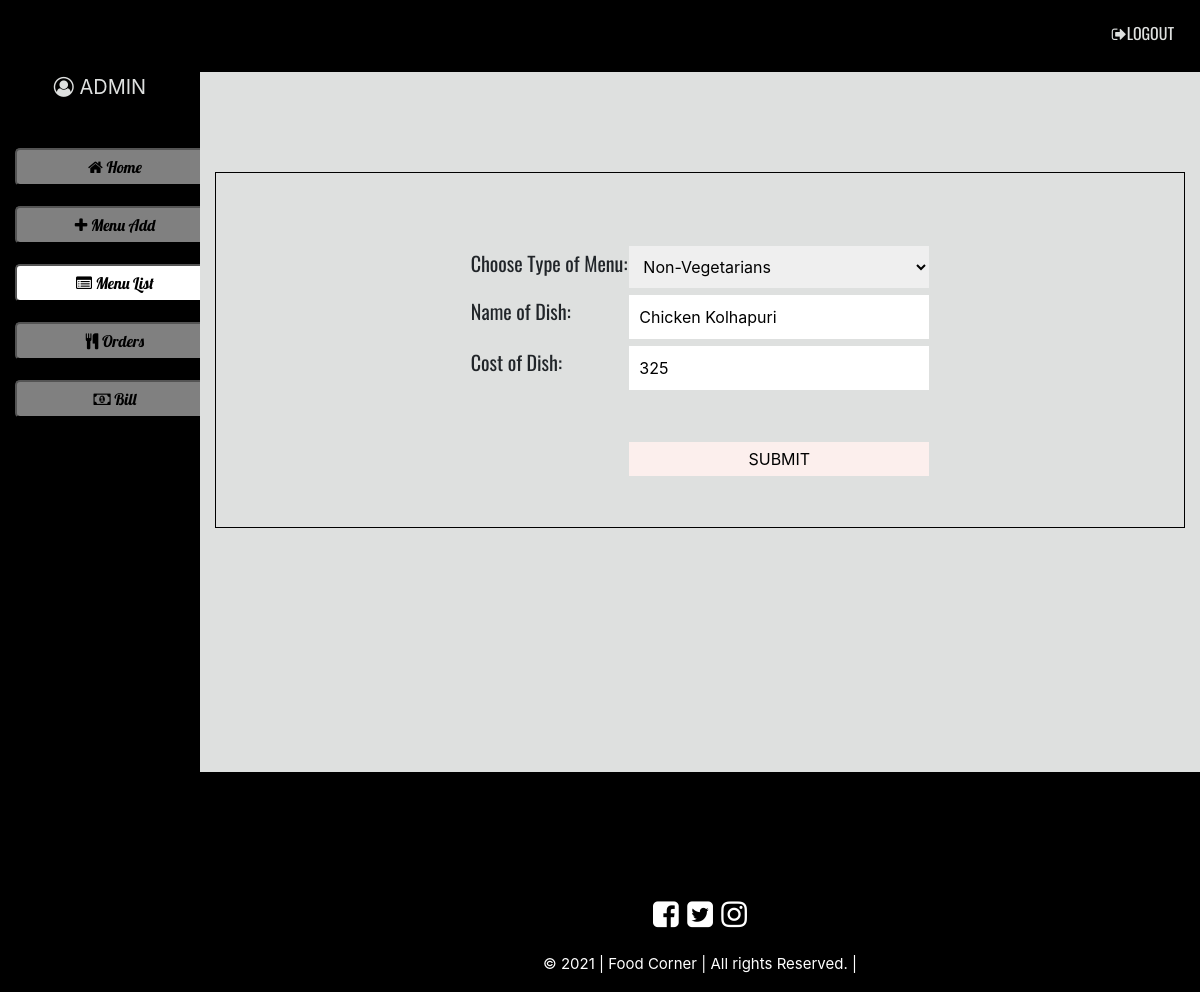
The app's page /admin/EditMenu.php?edit=2 (signed in) with its own data.
### tables this page shows
CREATE TABLE `menu` (
  `menu_id` int(4) NOT NULL,
  `dish_name` varchar(100) DEFAULT NULL,
  `dish_cost` varchar(5) DEFAULT NULL,
  `dish_type` varchar(1) DEFAULT NULL
);

### admin/EditMenu.php (the view, shortened to what this page needs)
<?php
  if(isset($_SESSION['adm'])){
   $id = $_GET['edit'];
  }
  else {
    header('Location: menulist.php');
        exit();
  }
 ?>
 <!DOCTYPE html>
<html lang="en" dir="ltr">
<head>
  <link rel="stylesheet" href="../css/bootstrap-4.5.3/bootstrap-4.5.3/dist/css/bootstrap.min.css">
  <link rel="stylesheet" href="../css/bootstrap-4.5.3/bootstrap-4.5.3/dist/css/bootstrap.css">
  <link rel="stylesheet" href="https://stackpath.bootstrapcdn.com/font-awesome/4.7.0/css/font-awesome.min.css">
  <link rel="stylesheet" href="../css/main.css">
</head>
  <body>
    <div class="desktop">
      <div class="navi" style="padding-top:0px;background-color: rgba(0, 0, 0, 0.5);padding-bottom:10px;">
        <ul style="text-align:right;font-family: Oswald;padding-top:20px;">
        <li>
          <form action="includes/logout.php" method="post" style="display:inline">
            <button type="submit" class="listelement" name="logout" style="text-decoration:none;background-color:transparent;border:none;outline:none;color:#dee0df;"><i class="fa fa-sign-out" aria-hidden="true"></i>LOGOUT</button>
          </form>
        </li>
        </ul>
      </div>
    <div class="mainbody">
      <div class="container-fluid">
      <div class="row">
        <div class="col-2" style="height:700px;">
          <p style="text-align:center;color:#dee0df;font-size:20px;padding-bottom:30px;"><i class="fa fa-user-circle-o" aria-hidden="true"></i> ADMIN</p>
          <center><a href="index.php"><button type="button" class="mbtn" style="outline:none;"><i class="fa fa-home" aria-hidden="true"></i> Home</button></a></center>
          <center><a href="menuadd.php"><button type="button" class="mbtn" style="outline:none;"><i class="fa fa-plus" aria-hidden="true"></i> Menu Add</button></a></center>
          <center><a href="menulist.php"><button type="button" class="mbtn act" style="outline:none;"><i class="fa fa-list-alt" aria-hidden="true"></i> Menu List</button></a></center>
          <center><a href="order.php"><button type="button" class="mbtn" style="outline:none;"><i class="fa fa-cutlery" aria-hidden="true"></i> Orders</button></a></center>
          <center><a href="bill.php"><button type="button" class="mbtn" style="outline:none;"><i class="fa fa-money" aria-hidden="true"></i> Bill</button></a></center>
        </div>
        <div class="col-10" style="height:700px;background-color:#dee0df;">
          <div class="admdata">
            <?php
            $menu_detail = "SELECT * FROM menu WHERE menu_id='$id'";
            $result = $conn->query($menu_detail);
            if($result->num_rows > 0)
            {
             while($row = $result->fetch_assoc())
              {
            ?>
            <div style="border:1px solid #000;padding-bottom:50px;margin-top:100px;">
            <table style="margin-right:auto;margin-left:auto;">
            <form action="includes/ineditmenu.php" method="post" style="border:1px solid #000;height:300px;padding:20px;margin-top:50px;">
              <tr>
              <td><label for="Type">Choose Type of Menu:</label></td>
              <td><select id="menu" name="menu" style="border:none;outline:none;">
                <option value="N" <?php if($row["dish_type"]=="N") echo 'selected="selected"'; ?>  >Non-Vegetarians</option>
              </select></td>
             </tr><br/>
             <tr>
              <td><label for="Dish">Name of Dish:</label></td>
              <td><input type="text" name="Name_of_Dish" value="<?php echo $row["dish_name"]; ?>" placeholder="Enter Name of Dish" style="outline:none;border:none;"></td><br/>
             </tr>
             <tr>
              <td><label for="Cost">Cost of Dish:</label></td>
              <td><input type="number" name="Cost_of_Dish" value="<?php echo $row["dish_cost"]; ?>" placeholder="Enter Cost of Dish" style="outline:none;border:none;"></td><br/>
             </tr>
              <tr>
                <td></td>
                <td><button type="submit" name="button" style="outline:none;border:none;background-color:#fcefed;">SUBMIT</button></td>
              </tr>
            </form>
            </table>
            </div>
            <?php
              }
            }
            else
            {
                echo "0 result";
            }
             ?>
          </div>
          <div class="footer">
              <p style="font-size:30px;color:#fff;margin-top:20px;"><i class="fa fa-facebook-square listelement" aria-hidden="true"></i> <i class="fa fa-twitter-square listelement" aria-hidden="true"></i> <i class="fa fa-instagram listelement" aria-hidden="true"></i></p>
              <p style="font-size:15px;color:#fff;">&copy; 2021 | Food Corner | All rights Reserved. |</p>
          </div>
        </div>
      </div>
      </div>
    </div>
    </div>
  </body>
</html>

### css/main.css (style rules this page uses)
body { background-color: #000; }
.navi ul li { display: inline; color: #fff; padding: 20px; z-index: 4; }
.footer { background-color: #000; height: 100px; bottom: 0px; left: 0; width: 100%; color: white; text-align: center; }
@media (min-width: 451px) { .desktop .admdata { height: 700px; } }
@media (min-width: 451px) { .desktop .admdata input[type=text], .desktop .admdata input[type=number] { padding: 10px; width: 300px; margin-top: 5px; } }
@media (min-width: 451px) { .desktop .admdata select { padding: 10px; width: 300px; } }
@media (min-width: 451px) { .desktop .admdata label { font-size: 20px; font-family: Oswald; border: none; outline: none; } }
@media (min-width: 451px) { .desktop .admdata button { padding: 5px; width: 300px; margin-right: auto; margin-left: auto; margin-top: 50px; } }
@media (min-width: 451px) { .desktop .mbtn { padding: 5px; width: 200px; background-color: rgba(255, 255, 255, 0.5); border-radius: 5px; font-family: Lobster-Regular; margin-bottom: 20px; outline: none; } }
@media (min-width: 451px) { .desktop .act { background-color: white; } }

### records on screen
menu: menu "Non-Vegetarians", Name_of_Dish "Chicken Kolhapuri", Cost_of_Dish "325"
